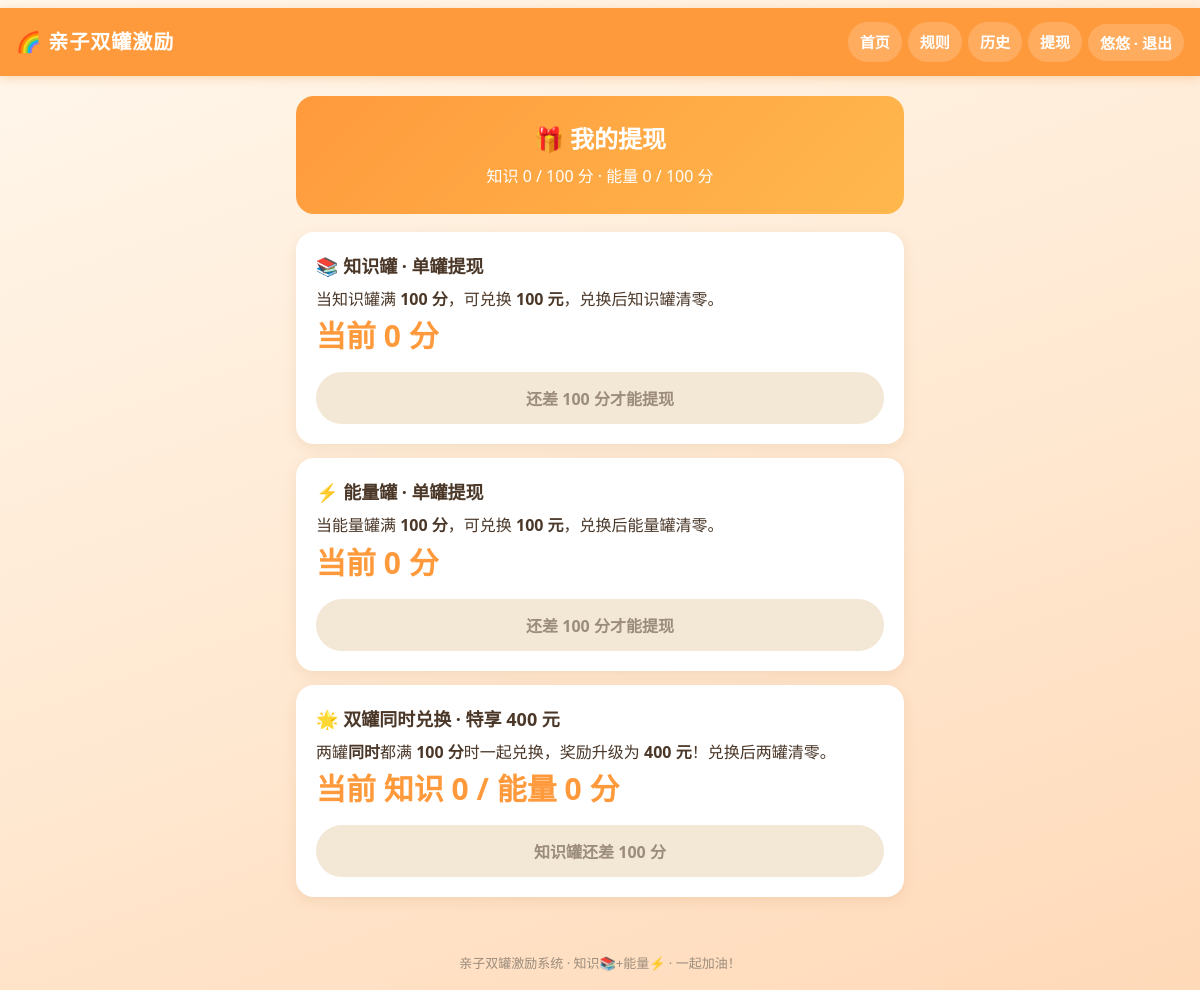
The page /withdraw (signed in) on the database its author committed.
### tables this page shows
CREATE TABLE jars (
  id           INTEGER PRIMARY KEY AUTOINCREMENT,
  user_id      INTEGER NOT NULL REFERENCES users(id),
  jar_type     TEXT NOT NULL CHECK(jar_type IN ('knowledge','energy')),
  balance      INTEGER NOT NULL DEFAULT 0,
  max_balance  INTEGER NOT NULL DEFAULT 100,
  updated_at   TEXT NOT NULL DEFAULT (datetime('now','localtime')),
  UNIQUE(user_id, jar_type)
);

### app.py (the view)
    @app.route("/withdraw")
    def withdraw():
        conn = get_db()
        role = session.get("role")
        if role == "parent":
            return redirect(url_for("parent"))
        if role == "child":
            uid = session["user_id"]
        else:
            child = conn.execute(
                "SELECT * FROM users WHERE role='child' ORDER BY id LIMIT 1"
            ).fetchone()
            uid = child["id"] if child else None
        if uid is None:
            return render_template("withdraw.html", knowledge=None, energy=None,
                                   max_balance=MAX_BALANCE)
        k = get_jar(uid, "knowledge")
        e = get_jar(uid, "energy")
        return render_template("withdraw.html", knowledge=k, energy=e,
                               max_balance=MAX_BALANCE)

### app.py (called while the page is built)
def get_jar(uid: int, jar_type: str):
    row = get_db().execute(
        "SELECT * FROM jars WHERE user_id=? AND jar_type=?", (uid, jar_type)
    ).fetchone()
    if row is None:
        return {"user_id": uid, "jar_type": jar_type, "balance": 0,
                "max_balance": MAX_BALANCE}
    return row

### database.py (called while the page is built)
def connect_db(db_path=None):
    if db_path is None:
        db_path = current_app.config["DATABASE"]
    conn = sqlite3.connect(db_path)
    conn.row_factory = sqlite3.Row
    conn.execute("PRAGMA foreign_keys = ON")
    return conn

def get_db():
    if "db" not in g:
        g.db = connect_db()
    return g.db

### templates/withdraw.html (shortened to what this page needs)
{% extends "base.html" %}
{% block content %}
<div class="withdraw-hero">
  <h1>🎁 我的提现</h1>
  <p>知识 {{ knowledge['balance'] }} / 100 分 · 能量 {{ energy['balance'] }} / 100 分</p>
</div>
<div class="withdraw-cards">
  <div class="w-card">
    <h2>📚 知识罐 · 单罐提现</h2>
    <p>当知识罐满 <b>{{ max_balance }} 分</b>，可兑换 <b>100 元</b>，兑换后知识罐清零。</p>
    <div class="w-stat">当前 {{ knowledge['balance'] }} 分</div>
    {% if knowledge['balance'] >= max_balance %}
    <form method="post" action="{{ url_for('withdraw_post') }}"
          data-confirm="确定用知识罐的100分兑换100元吗？确认后知识罐清零。">
      <input type="hidden" name="_csrf" value="{{ session.get('_csrf', '') }}">
      <input type="hidden" name="action" value="single_knowledge">
      <button type="submit" class="btn btn-primary">兑换 100 元</button>
    </form>
    {% else %}
    <button type="button" class="btn locked" disabled>还差 {{ max_balance - knowledge['balance'] }} 分才能提现</button>
    {% endif %}
  </div>
  <div class="w-card">
    <h2>⚡ 能量罐 · 单罐提现</h2>
    <p>当能量罐满 <b>{{ max_balance }} 分</b>，可兑换 <b>100 元</b>，兑换后能量罐清零。</p>
    <div class="w-stat">当前 {{ energy['balance'] }} 分</div>
    {% if energy['balance'] >= max_balance %}
    <form method="post" action="{{ url_for('withdraw_post') }}"
          data-confirm="确定用能量罐的100分兑换100元吗？确认后能量罐清零。">
      <input type="hidden" name="_csrf" value="{{ session.get('_csrf', '') }}">
      <input type="hidden" name="action" value="single_energy">
      <button type="submit" class="btn btn-primary">兑换 100 元</button>
    </form>
    {% else %}
    <button type="button" class="btn locked" disabled>还差 {{ max_balance - energy['balance'] }} 分才能提现</button>
    {% endif %}
  </div>
  <div class="w-card">
    <h2>🌟 双罐同时兑换 · 特享 400 元</h2>
    <p>两罐<b>同时</b>都满 <b>{{ max_balance }} 分</b>时一起兑换，奖励升级为 <b>400 元</b>！兑换后两罐清零。</p>
    <div class="w-stat">当前 知识 {{ knowledge['balance'] }} / 能量 {{ energy['balance'] }} 分</div>
    {% if knowledge['balance'] >= max_balance and energy['balance'] >= max_balance %}
    <form method="post" action="{{ url_for('withdraw_post') }}"
          data-confirm="两罐都满100分！确定同时兑换并拿到400元吗？确认后两罐清零。">
      <input type="hidden" name="_csrf" value="{{ session.get('_csrf', '') }}">
      <input type="hidden" name="action" value="double">
      <button type="submit" class="btn" style="background:#ff6f00;">兑换 400 元</button>
    </form>
    {% else %}
    <button type="button" class="btn locked" disabled>
      {% if knowledge['balance'] >= max_balance %}
        能量罐还差 {{ max_balance - energy['balance'] }} 分
      {% else %}
        知识罐还差 {{ max_balance - knowledge['balance'] }} 分
      {% endif %}
    </button>
    {% endif %}
  </div>
</div>
{% endblock %}

### static/style.css (style rules this page uses)
:root { --bg: #fff7ec; --card: #ffffff; --primary: #ff9a3c; --primary-dark: #f07800; --ok: #4caf50; --fail: #e5534b; --text: #4a3728; --muted: #9b8c7c; --radius: 18px; }
* { box-sizing: border-box; margin: 0; padding: 0; }
html, body { max-width: 100%; overflow-x: hidden; }
body { font-family: "PingFang SC", "Hiragino Sans GB", "Microsoft YaHei", system-ui, sans-serif; background: linear-gradient(160deg, #fff7ec 0%, #ffe7cf 60%, #ffd9b8 100%); color: var(--text); font-size: 16px; line-height: 1.6; min-height: 100vh; display: flex; flex-direction: column; }
.btn { display: inline-block; border: none; border-radius: 999px; padding: 14px 22px; min-height: 48px; font-size: 16px; font-weight: 700; cursor: pointer; text-decoration: none; text-align: center; color: #fff; background: var(--primary); font-family: inherit; }
.withdraw-hero { text-align: center; background: linear-gradient(135deg, #ff9a3c, #ffb84d); color: #fff; border-radius: var(--radius); padding: 24px; margin-bottom: 18px; }
.withdraw-hero h1 { font-size: 24px; margin-bottom: 6px; }
.withdraw-cards { display: flex; flex-direction: column; gap: 14px; }
.w-card { background: var(--card); border-radius: var(--radius); padding: 20px; box-shadow: 0 4px 14px rgba(150, 90, 20, 0.10); }
.w-card h2 { font-size: 18px; margin-bottom: 6px; }
.w-stat { font-size: 30px; font-weight: 800; color: var(--primary); }
.w-card .btn { width: 100%; margin-top: 12px; }
.w-card .locked { background: #f3e7d5; color: var(--muted); cursor: not-allowed; }
@media (min-width: 768px) { body { padding-top: 8px; } }

### rows shown on the page
jars: balance "0", max_balance-knowledge['balance'] "100"
jars: balance "0", max_balance-energy['balance'] "100"

### other values the page prints
{{ session.get('username', '') }} "悠悠"
{{ max_balance }} "100"
